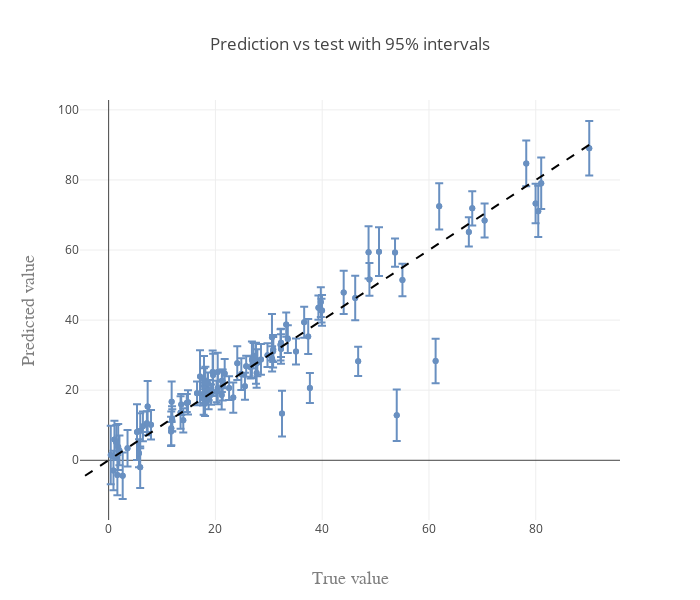

Notebook source saved alongside this figure:
### Code cell
# Plot diagnostics
#figs = gp_diagnostics(df_unconstr, y_name = 'y', subplots = True)
#for fig in figs:
#    pltlyoff.iplot(fig, filename='')

figs = gp_diagnostics(df_unconstr, y_name = 'y', subplots = False)
pltlyoff.iplot(figs[1], filename='')
